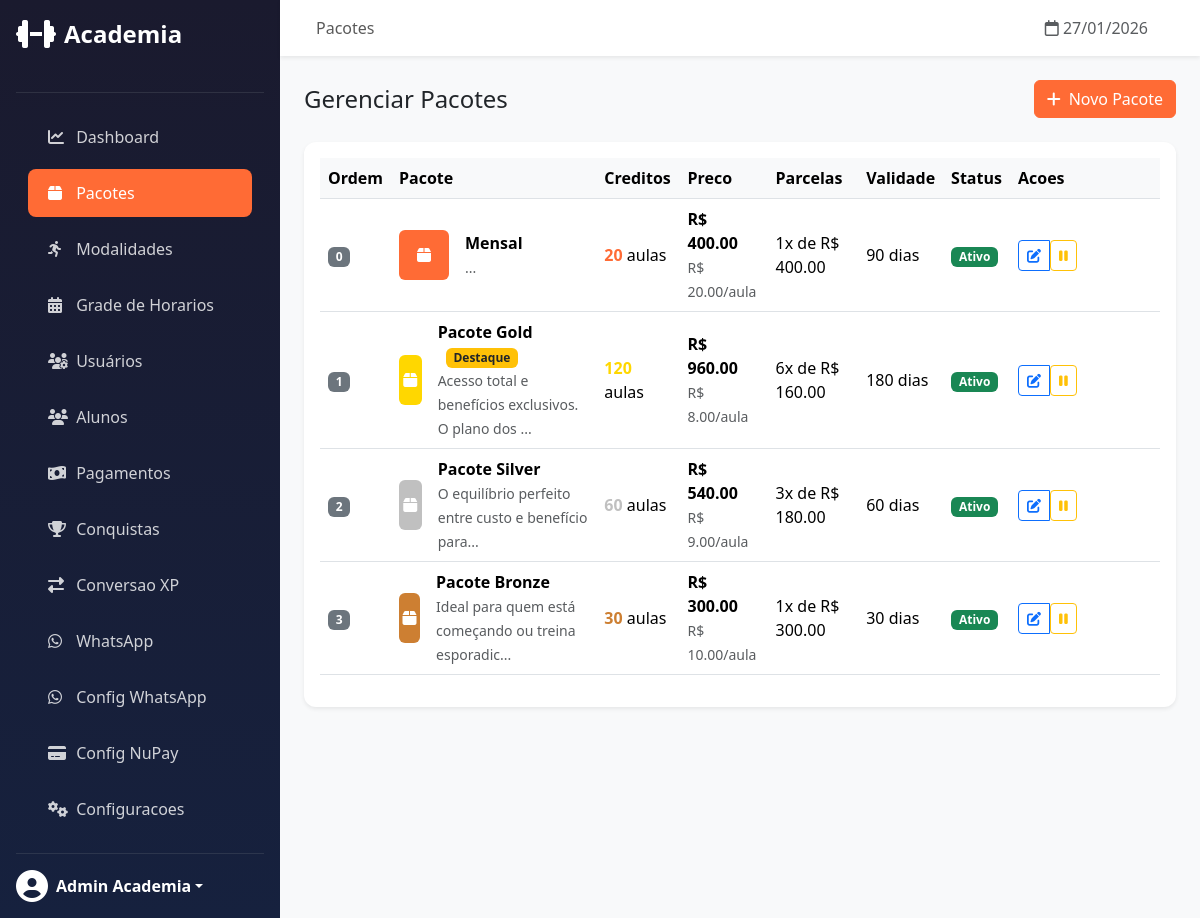
The page /admin/packages/ (signed in) on the database as committed earlier.
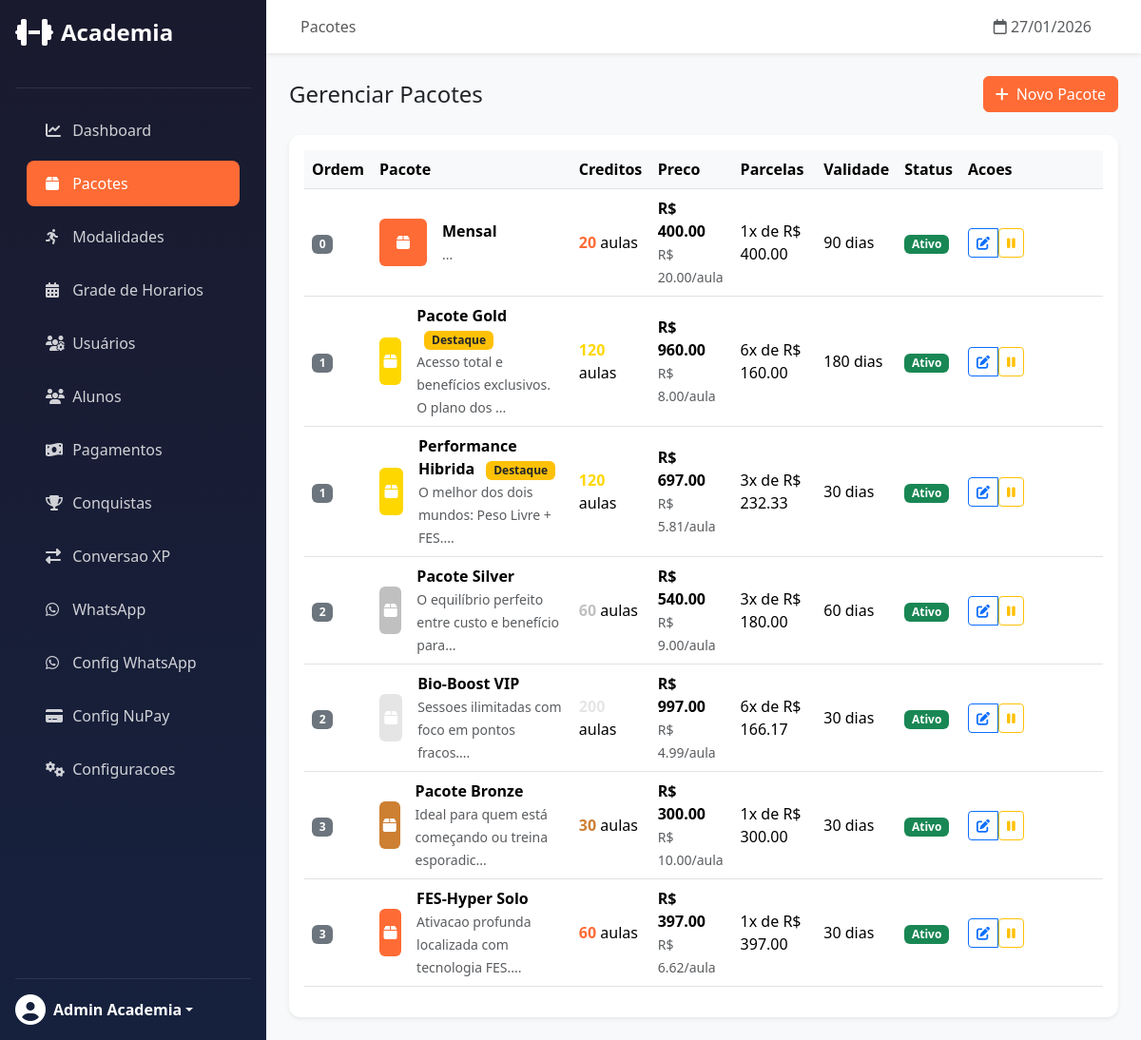
The same page on the database as committed later.
### app/models/package.py (models this page shows, shortened)
class Package(db.Model):
    __tablename__ = 'packages'
    id = db.Column(db.Integer, primary_key=True)
    name = db.Column(db.String(100), nullable=False)
    description = db.Column(db.Text)
    credits = db.Column(db.Integer, nullable=False)
    price = db.Column(db.Numeric(10, 2), nullable=False)
    installments = db.Column(db.Integer, default=1)  # Quantas parcelas
    installment_price = db.Column(db.Numeric(10, 2))  # Preco por parcela
    validity_days = db.Column(db.Integer, nullable=False)  # Ex: 90 dias
    photo_url = db.Column(db.String(255))
    color = db.Column(db.String(7), default='#FF6B35')
    is_featured = db.Column(db.Boolean, default=False)  # Destaque
    display_order = db.Column(db.Integer, default=0)
    badge = db.Column(db.String(50))  # Ex: "MAIS VENDIDO", "NOVO"
    extra_benefits = db.Column(db.JSON)  # Ex: ["Toalha gratis", "Garrafinha"]
    is_recurring = db.Column(db.Boolean, default=False)  # Se é pacote recorrente
    recurring_interval_days = db.Column(db.Integer, default=30)  # Intervalo entre cobranças
    welcome_xp_bonus = db.Column(db.Integer, default=0)  # Bônus XP na primeira compra
    is_active = db.Column(db.Boolean, default=True)
    created_at = db.Column(db.DateTime, default=datetime.utcnow)
    updated_at = db.Column(db.DateTime, default=datetime.utcnow, onupdate=datetime.utcnow)
    subscriptions = db.relationship('Subscription', backref='package', lazy=True)
    @property
    def price_per_credit(self):
        return float(self.price) / self.credits

### app/routes/admin/packages.py (the view)
@packages_bp.route('/')
@login_required
@admin_required
def list_packages():
    packages = Package.query.order_by(Package.display_order, Package.id).all()
    return render_template('admin/packages/list.html', packages=packages)

### app/routes/admin/dashboard.py (called while the page is built)
def admin_required(f):
    @wraps(f)
    def decorated_function(*args, **kwargs):
        if not current_user.is_authenticated or current_user.role != 'admin':
            abort(403)
        return f(*args, **kwargs)
    return decorated_function

### app/templates/admin/packages/list.html (shortened to what the changed rows need)
{% extends "admin/base.html" %}
{% block content %}
<div class="card">
    <div class="card-body">
        {% if packages %}
        <div class="table-responsive">
            <table class="table table-hover align-middle">
                <thead>
                    <tr>
                        <th style="width: 60px;">Ordem</th>
                        <th>Pacote</th>
                        <th>Creditos</th>
                        <th>Preco</th>
                        <th>Parcelas</th>
                        <th>Validade</th>
                        <th>Status</th>
                        <th style="width: 150px;">Acoes</th>
                    </tr>
                </thead>
                <tbody>
                    {% for package in packages %}
                    <tr class="{{ 'table-secondary' if not package.is_active }}">
                        <td>
                            <span class="badge bg-secondary">{{ package.display_order }}</span>
                        </td>
                        <td>
                            <div class="d-flex align-items-center">
                                {% if package.photo_url %}
                                <img src="{{ url_for('static', filename='uploads/packages/' + package.photo_url) }}"
                                     class="rounded me-3" style="width: 50px; height: 50px; object-fit: cover;">
                                {% else %}
                                <div class="rounded me-3 d-flex align-items-center justify-content-center"
                                     style="width: 50px; height: 50px; background-color: {{ package.color }};">
                                    <i class="fas fa-box text-white"></i>
                                </div>
                                {% endif %}
                                <div>
                                    <strong>{{ package.name }}</strong>
                                    {% if package.is_featured %}
                                    <span class="badge bg-warning text-dark ms-2">Destaque</span>
                                    {% endif %}
                                    <br>
                                    <small class="text-muted">{{ package.description[:50] }}...</small>
                                </div>
                            </div>
                        </td>
                        <td>
                            <span class="fw-bold" style="color: {{ package.color }};">{{ package.credits }}</span> aulas
                        </td>
                        <td>
                            <strong>R$ {{ "%.2f"|format(package.price) }}</strong>
                            <br>
                            <small class="text-muted">R$ {{ "%.2f"|format(package.price_per_credit) }}/aula</small>
                        </td>
                        <td>
                            {{ package.installments }}x de R$ {{ "%.2f"|format(package.installment_price) }}
                        </td>
                        <td>{{ package.validity_days }} dias</td>
                        <td>
                            {% if package.is_active %}
                            <span class="badge bg-success">Ativo</span>
                            {% else %}
                            <span class="badge bg-secondary">Inativo</span>
                            {% endif %}
                        </td>
                        <td>
                            <div class="btn-group">
                                <a href="{{ url_for('admin_packages.edit_package', id=package.id) }}"
                                   class="btn btn-sm btn-outline-primary" title="Editar">
                                    <i class="fas fa-edit"></i>
                                </a>
                                <form action="{{ url_for('admin_packages.toggle_package', id=package.id) }}"
                                      method="POST" class="d-inline">
                                    <button type="submit" class="btn btn-sm btn-outline-{{ 'warning' if package.is_active else 'success' }}"
                                            title="{{ 'Desativar' if package.is_active else 'Ativar' }}">
                                        <i class="fas fa-{{ 'pause' if package.is_active else 'play' }}"></i>
                                    </button>
                                </form>
                            </div>
                        </td>
                    </tr>
                    {% endfor %}
                </tbody>
            </table>
        </div>
        {% endif %}
    </div>
</div>
{% endblock %}

Rows that differ between the two databases and show on the page:
added Package: display_order "1", name "Performance Hibrida", is_featured "Destaque", description "O melhor dos dois mundos: Peso Livre + FES.", credits "120", price "697.00", price_per_credit "5.81", installments "3", installment_price "232.33", validity_days "30", is_active "Ativo", color "#FFD700" (drawn)
added Package: display_order "2", name "Bio-Boost VIP", description "Sessoes ilimitadas com foco em pontos fracos.", credits "200", price "997.00", price_per_credit "4.99", installments "6", installment_price "166.17", validity_days "30", is_active "Ativo", color "#E5E5E5" (drawn)
added Package: display_order "3", name "FES-Hyper Solo", description "Ativacao profunda localizada com tecnologia FES.", credits "60", price "397.00", price_per_credit "6.62", installments "1", installment_price "397.00", validity_days "30", is_active "Ativo", color "#FF6B35" (drawn)
